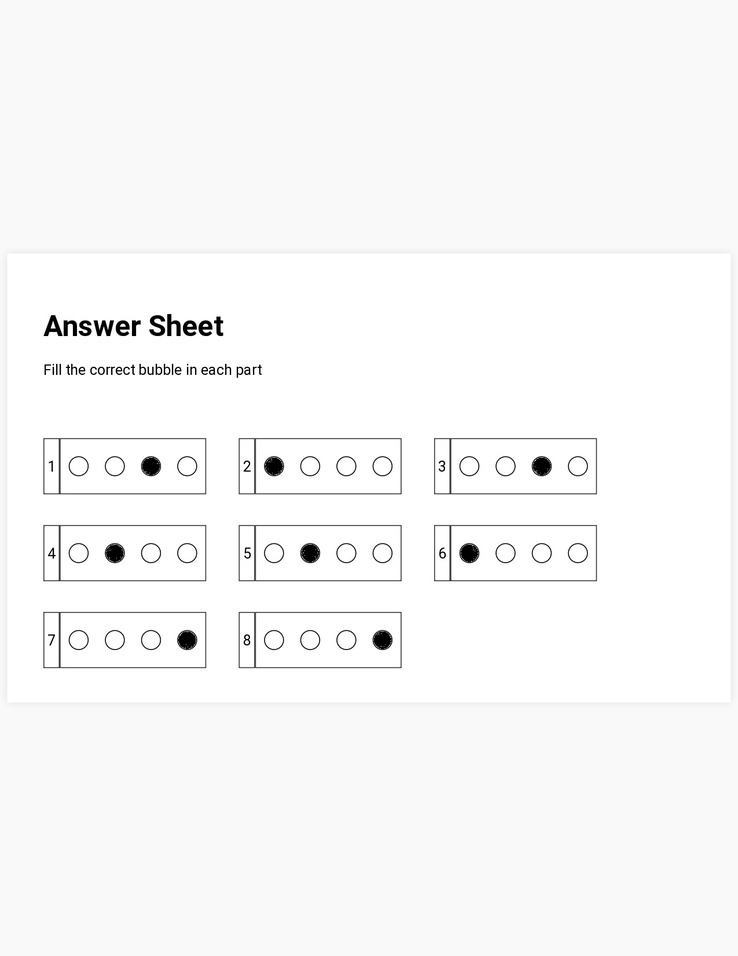
#> input picture example3.jpg, 738 x 956 px, shrunk from 1275 x 1650 before the run
$ python -i cropimage.py   (imports and definitions only)
#> lines starting #> are read from the running program, lines starting #| are printed output that depends on the picture; after the words box and inside, x2 and y2 are one past the last pixel; in counts of white or black regions, pixels touching at a corner belong together
import cv2
import numpy as np

def findExam(image_path):
    # read image
#> called with image_path = 'example3.jpg'
    img = cv2.imread(image_path)
#> img is the input picture: shape (956, 738, 3); min 0, max 255, mean 248.1

    # convert img to grayscale
    gray = cv2.cvtColor(img, cv2.COLOR_BGR2GRAY)

    # blur image
    blur = cv2.GaussianBlur(gray, (3,3), 0)

    # do otsu threshold on gray image
    thresh = cv2.threshold(blur, 0, 255, cv2.THRESH_BINARY+cv2.THRESH_OTSU)[1]
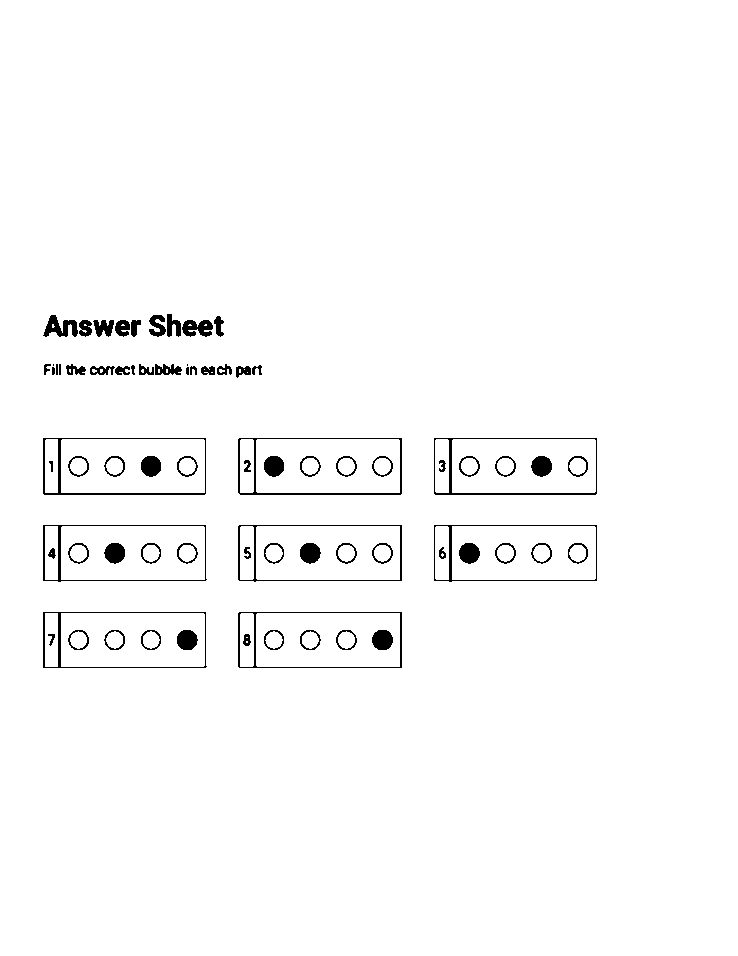
#> thresh: shape (956, 738); 97.9% white; 75 black regions (2 under 20 px), largest, box (x1, y1, x2, y2) and area: (238, 438, 402, 495) 817, (43, 438, 206, 495) 814, (434, 438, 597, 495) 763

    # apply morphology
    kernel = np.ones((7,7), np.uint8)
    morph = cv2.morphologyEx(thresh, cv2.MORPH_CLOSE, kernel)
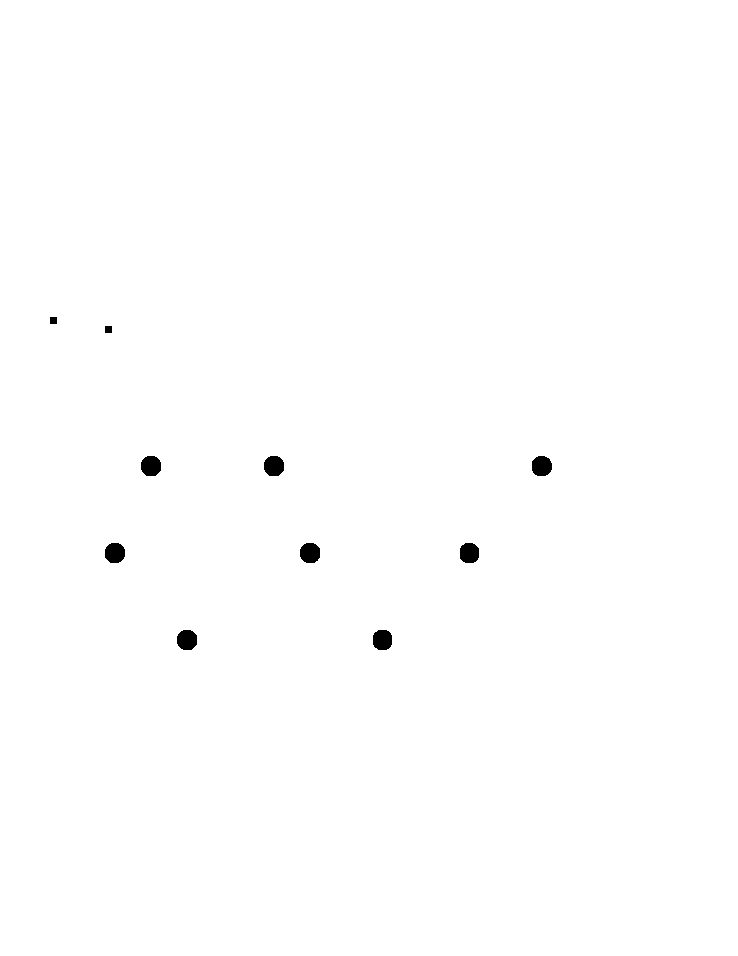
#> morph: shape (956, 738); 99.6% white; 10 black regions
    morph = cv2.morphologyEx(morph, cv2.MORPH_OPEN, kernel)

    # get largest contour
    contours = cv2.findContours(morph, cv2.RETR_EXTERNAL, cv2.CHAIN_APPROX_SIMPLE)
#> contours = 1 contour; box (x1, y1, x2, y2) and area: (0, 0, 738, 956) 703835
    contours = contours[0] if len(contours) == 2 else contours[1]
#> contours = [[[0, 0], [0, 955], [737, 955], [737, 0]]]
    area_thresh = 0
    for c in contours:
        area = cv2.contourArea(c)
        if area > area_thresh:
            area_thresh = area
            big_contour = c
#> this loop made 1 pass
#> (area, area_thresh, big_contour) on pass 1: (703835, 703835, [[0, 0], [0, 955], [737, 955], [737, 0]])
#> after the loop, area_thresh = 703835

    # get perimeter and approximate a polygon
    peri = cv2.arcLength(big_contour, True)
#> peri = 3384
    corners = cv2.approxPolyDP(big_contour, 0.04 * peri, True)
#> corners = [[0, 0], [0, 955], [737, 955], [737, 0]]

    # for simplicity get average of top/bottom side widths and average of left/right side heights
    width = 0.5*( (corners[0][0][0] - corners[1][0][0]) + (corners[3][0][0] - corners[2][0][0]) )
#> width = 0
    height = 0.5*( (corners[2][0][1] - corners[1][0][1]) + (corners[3][0][1] - corners[0][0][1]) )
#> height = 0
    width = np.int0(width)
    height = np.int0(height)

    # reformat input corners to x,y list
    icorners = []
    for corner in corners:
        pt = [ corner[0][0],corner[0][1] ]
        icorners.append(pt)
#> this loop made 4 passes
#> after the loop, icorners = [[0, 0], [0, 955], [737, 955], [737, 0]]
    icorners = np.float32(icorners)

    # get corresponding output corners from width and height
    ocorners = [ [width,0], [0,0], [0,height], [width,height] ]
#> ocorners = [[0, 0], [0, 0], [0, 0], [0, 0]]
    ocorners = np.float32(ocorners)

    # get perspective tranformation matrix
    M = cv2.getPerspectiveTransform(icorners, ocorners)
#> M = [[1.04e-33, -2.76e-32, -1.7e-35], [-8.56e-33, -7.24e-32, -5.96e-35], [0.707, 0.707, -2.57e-17]]

    # do perspective
    warped = cv2.warpPerspective(img, M, (width, height))

    return warped

>>> result = findExam('example3.jpg')
